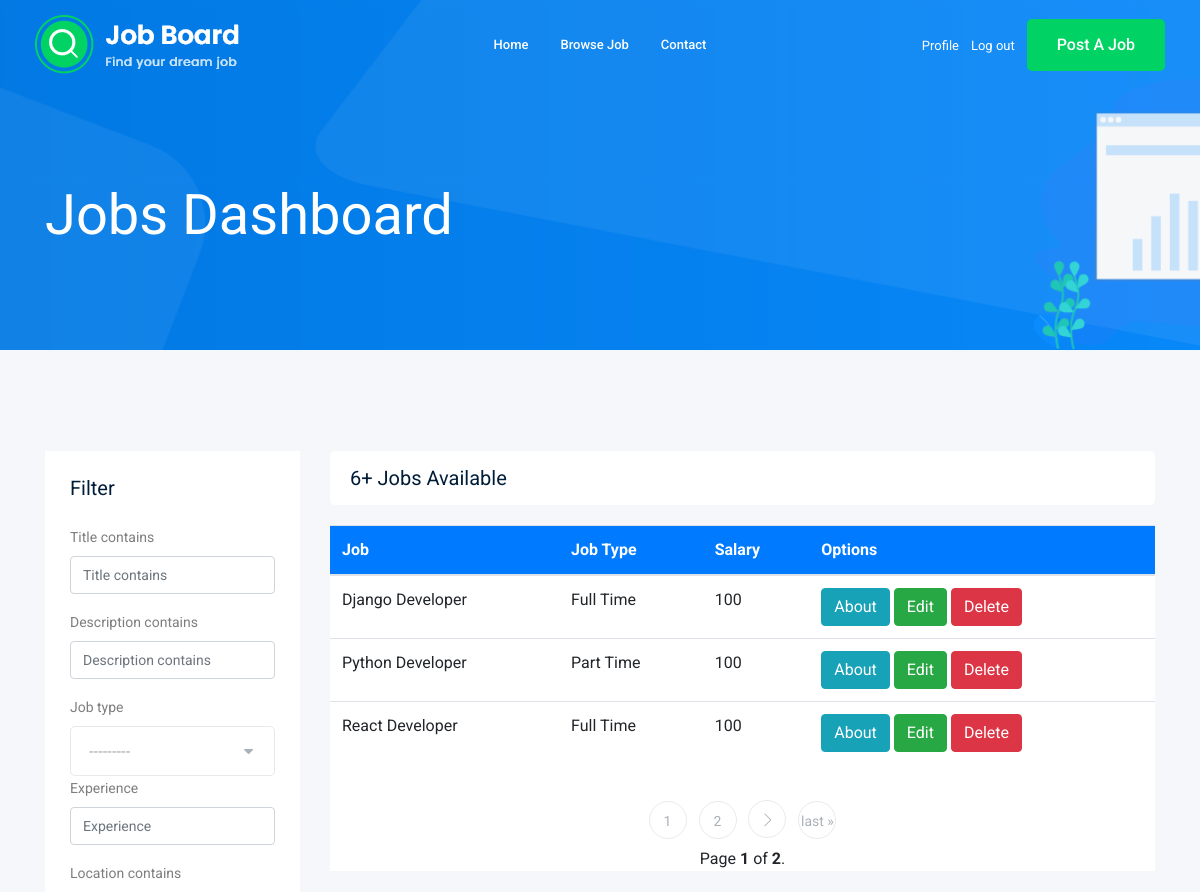
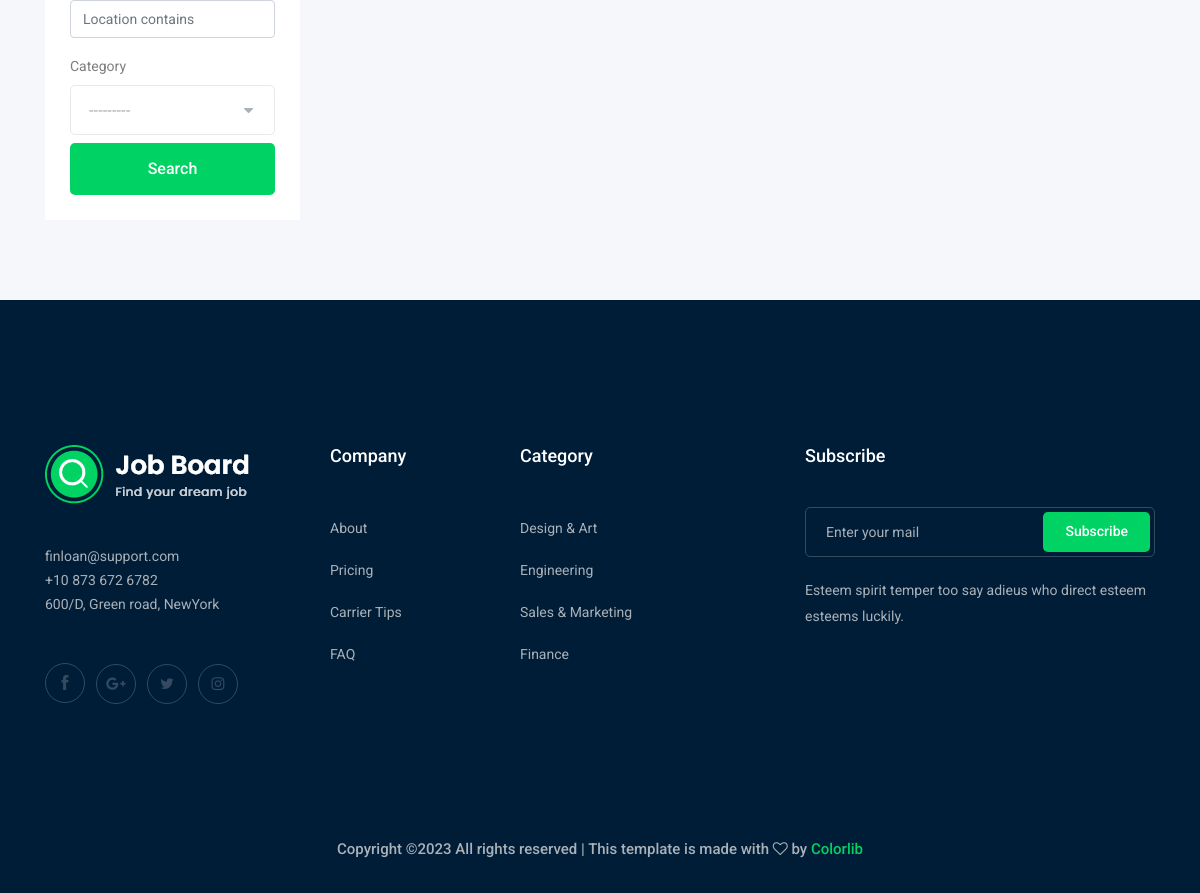
The app's page /jobs/ (signed in) with its own data (2 pictures, top to bottom).
### job/models.py (models this page shows, shortened)
class Job(models.Model):
    title = models.CharField(max_length=50)
    description = models.TextField(max_length=2000)
    job_type = models.CharField(max_length=20, choices=JOB_TYPE_CHOICES)
    vacancy = models.PositiveIntegerField(default=1, validators=[MinValueValidator(1), MaxValueValidator(10)])
    salary = models.PositiveIntegerField(default=100, validators=[MinValueValidator(100), MaxValueValidator(100000)])
    experience = models.PositiveIntegerField(default=1, validators=[MinValueValidator(1), MaxValueValidator(50)])
    location = models.CharField(max_length=100, default='Egypt')
    image = models.FileField(upload_to=job_image_upload, default='none')
    published_at = models.DateTimeField(auto_now=True)
    category = models.ForeignKey(Category, related_name='job_category', on_delete=models.CASCADE)
    owner = models.ForeignKey(User, related_name='job_owner', on_delete=models.CASCADE)
    class Meta:
        db_table = 'job'

### job/views.py (the view)
# urls.py: path('', views.jobs, name='jobs'),
def jobs(request):
    job_list = Job.objects.all()
    jobs_count = job_list.count()
    filter = JobFilter(request.GET, queryset=job_list)
    job_list = filter.qs
    paginator = Paginator(job_list, 3)
    page_number = request.GET.get('page')
    page_obj = paginator.get_page(page_number)
    context = {'jobs_count': jobs_count, 'jobs': page_obj, 'filters': filter}
    if request.user.is_staff:
        return render(request, 'jobs_dashboard.html', context)
    else:
        return render(request, 'jobs.html', context)

### job/models.py (called while the page is built)
    def __str__(self) -> str:
        return self.name

### job/templates/jobs_dashboard.html (shortened to what this page needs)
{% extends "base.html" %}
{% load bootstrap5 %}
{% block content %}
    <div class="bradcam_area bradcam_bg_1">
        <div class="container">
            <div class="row">
                <div class="col-xl-12">
                    <div class="bradcam_text">
                        <h3>Jobs Dashboard</h3>
                    </div>
                </div>
            </div>
        </div>
    </div>
    <div class="job_listing_area plus_padding">
        <div class="container">
            <div class="row">
                <div class="col-lg-3">
                    <div class="job_filter white-bg">
                        <div class="form_inner white-bg">
                            <h3>Filter</h3>
                            <form method="GET">
                                {% bootstrap_form filters.form %}
                                <input type="submit" value="Search" class="boxed-btn3 w-100 mt-2">
                            </form>
                        </div>
                    </div>
                </div>
                <div class="col-lg-9">
                    <div class="recent_joblist_wrap">
                        <div class="recent_joblist white-bg ">
                            <div class="row align-items-center">
                                <div class="col-md-6">
                                    <h4>{{jobs_count}}+ Jobs Available</h4>
                                </div>
                            </div>
                        </div>
                    </div>
                    <div class="job_lists m-0 white-bg">
                        <table class="table">
                            <thead class="btn-primary ps-15 pe-15">
                                <tr>
                                    <th scope="col">Job</th>
                                    <th scope="col">Job Type</th>
                                    <th scope="col">Salary</th>
                                    <th scope="col">Options</th>
                                </tr>
                            </thead>
                            <tbody>
                                {% for job in jobs %}
                                    <tr>
                                        <td>{{job.title}}</td>
                                        <td>{{job.job_type}}</td>
                                        <td>{{job.salary}}</td>
                                        <td>
                                            <a class="btn btn-info" href="{% url 'jobs:job_details' job.id %}">About</a>
                                            <a class="btn btn-success" href="{% url 'jobs:edit_job' job.id %}">Edit</a>
                                            <a class="btn btn-danger" href="{% url 'jobs:delete_job' job.id %}">Delete</a>
                                        </td>
                                    </tr>
                                {% endfor %}
                            </tbody>
                        </table>
                        {% if jobs.has_other_pages %}
                        <div class="row">
                            <div class="col-lg-12">
                                <div class="pagination_wrap">
                                    <ul>
                                        {% for page in jobs.paginator.page_range %}
                                        <li><a href="?page={{ page }}"><span>{{page}}</span></a></li>
                                        {% endfor %}
                                        {% if jobs.has_next %}
                                        <li><a href="?page={{ jobs.next_page_number }}"> <i class="ti-angle-right"></i> </a></li>
                                        <li><a href="?page={{ jobs.paginator.num_pages }}">last &raquo;</a></li>
                                        {% endif %}
                                        <div class="row">
                                            <span class="current col-lg-12 mt-2">
                                                Page <strong>{{ jobs.number }}</strong> of <strong>{{ jobs.paginator.num_pages }}</strong>.
                                            </span>
                                        </div>
                                    </ul>
                                </div>
                            </div>
                        </div>
                        {% endif %}
                    </div>
                </div>
            </div>
        </div>
    </div>
{% endblock content %}

### records on screen
Job: title "Django Developer", job_type "Full Time", salary "100"
Job: title "Python Developer", job_type "Part Time", salary "100"
Job: title "React Developer", job_type "Full Time", salary "100"

### other values on screen
{{ jobs_count }} "6"
{{ page }} "1" "2"
{{ jobs.number }} "1"
{{ jobs.paginator.num_pages }} "2"
